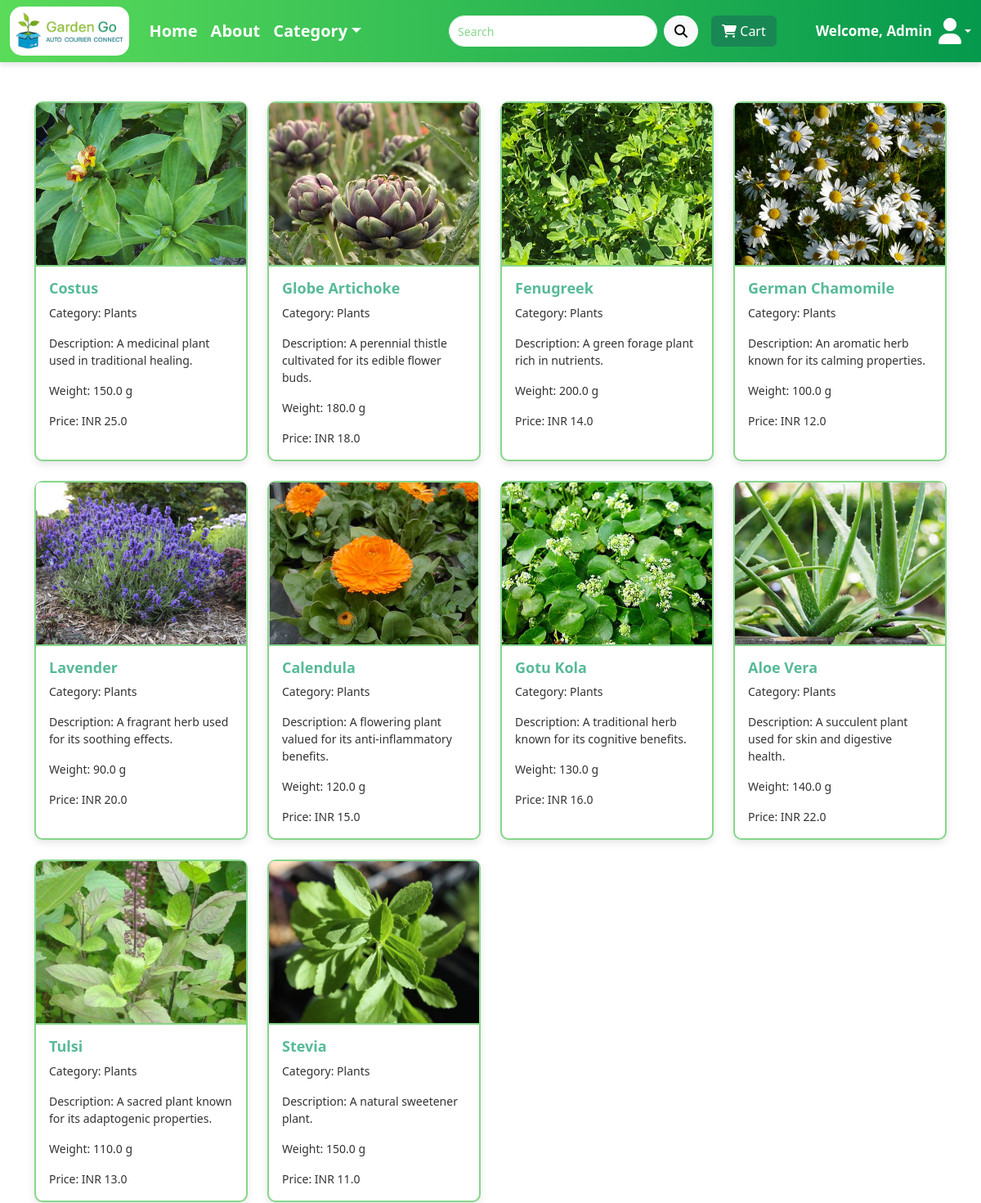
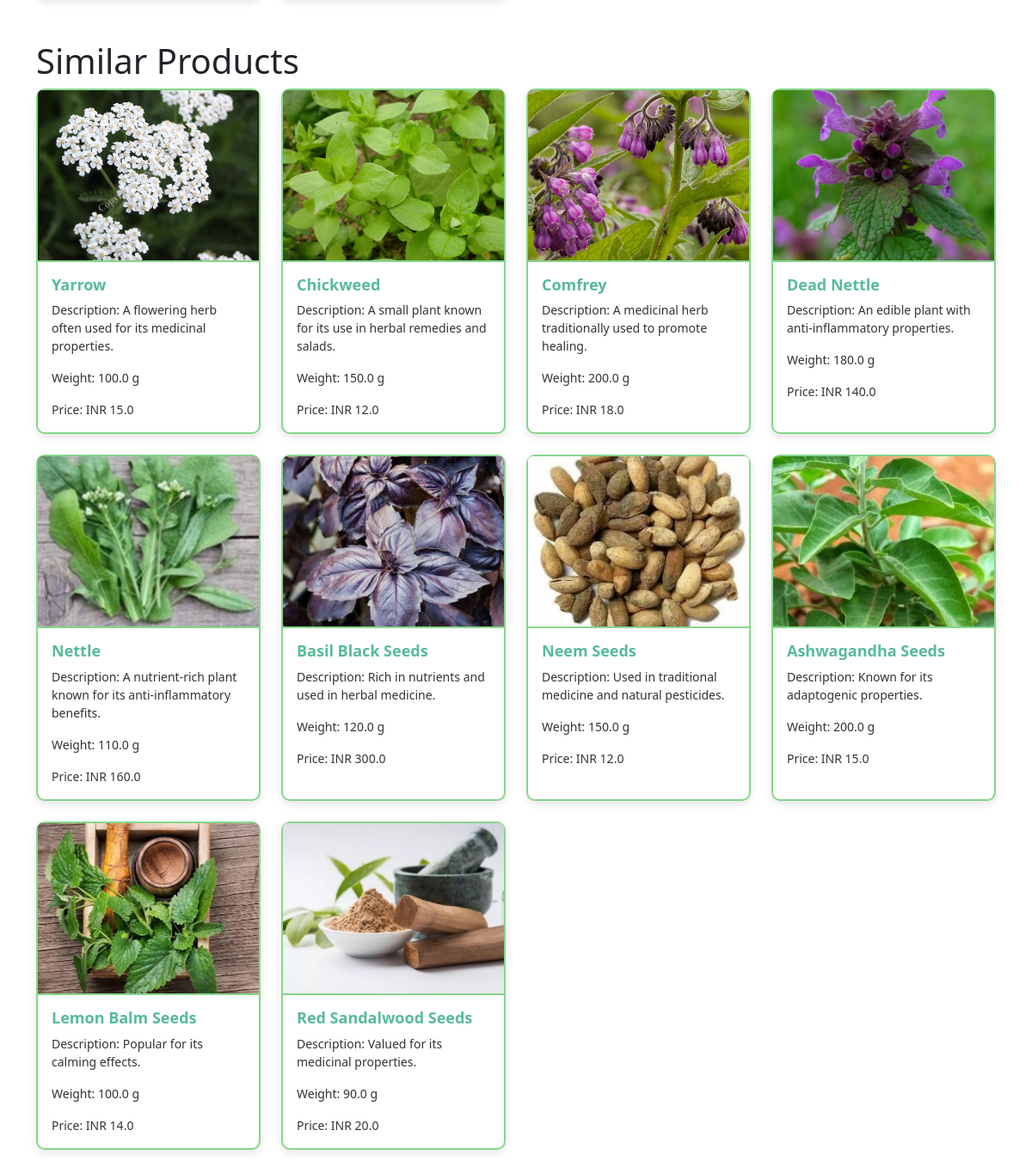
/products/category/Plants, run on the app's committed database (2 pictures, top to bottom).
### model.py (models this page shows)
class Product(db.Model):
    __tablename__ = 'product'
    product_id = db.Column(db.Integer, primary_key=True)
    name = db.Column(db.String(100))
    description = db.Column(db.String(255))
    category_id = db.Column(db.Integer, db.ForeignKey('category.category_id'))
    category_name = db.Column(db.String(100))
    cost_price = db.Column(db.Float)
    selling_price = db.Column(db.Float)
    weight = db.Column(db.Float)
    stock_quantity = db.Column(db.Integer)
    is_deleted = db.Column(db.Boolean, default=False)
    image_url = db.Column(db.String(255))
    added_date = db.Column(db.DateTime, default=datetime.utcnow)
    updated_date = db.Column(db.DateTime, default=datetime.utcnow)

### customer/customert2.py (the view)
@customert2.route("/category/<category>")
def filter_category(category):
    selected_category_products = Product.query.filter_by(category_name=category).all()
    other_category_products = Product.query.filter(Product.category_name != category).all()
    return render_template(
        "category.html",
        products=selected_category_products,
        other_products=other_category_products
    )

### utils.py (called while the page is built)
def track_activity(app):
    @app.before_request
    def check_session_timeout():
        if "user_id" in session:
            now = datetime.now()
            last_activity = session.get("last_activity")
            if last_activity:
                last_activity_time = datetime.strptime(last_activity, "%Y-%m-%d %H:%M:%S")
                if (now - last_activity_time) > timedelta(minutes=15):
                    session.clear()
                    flash('session expired login again', 'alert')
                    if request.is_json:  # Check if the request is an AJAX request
                        return jsonify({"message": "Session expired", "redirect": url_for("logint1.login")}), 401
                    return redirect(url_for("logint1.login"))
            session["last_activity"] = now.strftime("%Y-%m-%d %H:%M:%S")

def cache_control(app):
    @app.after_request
    def add_header(response):
        response.headers["Cache-Control"] = "no-cache, no-store, must-revalidate"
        response.headers["Pragma"] = "no-cache"
        response.headers["Expires"] = "0"
        return response

### customer/templates/category.html (shortened to what this page needs)
{% extends 'navbar.html' %}
{% block home %}
<li class="nav-item">
    <a class="nav-link" style="font-size: 20px;" href="{{ url_for('customert2.product_list') }}">Home</a>
</li>
{% endblock %}
{% block category %}
                <li class="nav-item dropdown">
                    <a class="nav-link dropdown-toggle" href="#" role="button" data-bs-toggle="dropdown" style="font-size: 20px;" aria-expanded="false">Category</a>
                </li>{% endblock %}
                {%  block sign %}
                <a href="{{ url_for('customert2.view_cart') }}" class="btn btn-success me-4">
                    <i class="fa fa-shopping-cart"></i> Cart
                </a>
                {% endblock %}
          {% block part %}
<span class="me-2" style="color: white;font-size: 17px; font-weight: 700;">
    Welcome, {{ user.name if user else admin.name if admin else 'Admin' }}
</span>
<div class="dropdown" >
    <a href="#" style="color: white;" class="d-flex align-items-center text-decoration-none dropdown-toggle" id="profileDropdown" data-bs-toggle="dropdown" aria-expanded="false">
        <i class="fa fa-user fa-2x" ></i>
    </a>
</div>
{% endblock %}
{% block body %}
    <div class="container my-5">
        <div class="row row-cols-1 row-cols-md-4 g-4">
            {% for product in products %}
                <div class="col">
                    <a href="{{ url_for('customert2.product_detail', id=product.product_id) }}" class="text-decoration-none text-dark">
                        <div class="card h-100">
                            <img src="{{ url_for('static', filename=product.image_url) }}" class="card-img-top" alt="{{ product.name }}">
                            <div class="card-body">
                                <h5 class="card-title">{{ product.name }}</h5>
                                <p class="card-text">Category: {{ product.category_name }}</p>
                                <p class="card-text">Description: {{ product.description }}</p>
                                <p class="card-text">Weight: {{ product.weight }} g</p>
                                <p class="card-text">Price: INR {{ product.selling_price }}</p>
                            </div>
                        </div>
                    </a>
                </div>
            {% else %}
                <p class="text-center">No products found.</p>
            {% endfor %}
        </div>
    </div>
    <div class="container my-5">
        <h1>Similar Products</h1>
        <div class="row row-cols-1 row-cols-md-4 g-4">
        {% for other_product in other_products %}
            <div class="col">
                <a href="{{ url_for('customert2.product_detail', id=other_product.product_id) }}" class="text-decoration-none text-dark">
                    <div class="card h-100">
                        <img src="{{ url_for('static', filename=other_product.image_url) }}" class="card-img-top" alt="{{ other_product.name }}">
                        <div class="card-body">
                            <h5 class="card-title">{{ other_product.name }}</h5>
                            <p class="card-text">Description: {{ other_product.description }}</p>
                            <p class="card-text">Weight: {{ other_product.weight }} g</p>
                            <p class="card-text">Price: INR {{ other_product.selling_price }}</p>
                        </div>
                    </div>
                </a>
            </div>
        {% endfor %}
    </div>
</div>
    {% endblock %}

### user/templates/navbar.html (shortened to what this page needs)
<!DOCTYPE html>
<html lang="en">
<head>
    <link rel="stylesheet" href="https://cdnjs.cloudflare.com/ajax/libs/font-awesome/6.7.1/css/all.min.css">
    <link rel="stylesheet" href="https://cdnjs.cloudflare.com/ajax/libs/bootstrap/5.3.0/css/bootstrap.min.css">
</head>
<body>
<nav class="navbar navbar-expand-lg navbar-custom py-2">
    <div class="container-fluid">
        <a class="navbar-brand" href="#">
            <img src="{{url_for('static', filename='images/logo.png')}}" alt="Logo">
        </a>
        <div class="collapse navbar-collapse" id="navbarSupportedContent">
            <ul class="navbar-nav me-auto mb-2 mb-lg-0">
                {% block home %}{% endblock %}
                <li class="nav-item">
                    <a class="nav-link" style="font-size: 20px;" href="{{ url_for('logint1.about') }}">About</a>
                </li>{% block category %}{% endblock %}
            </ul>
            {% block search %}
            <form class="d-flex me-3" action="{{ url_for('customert2.product_list') }}" method="get">
                <input class="form-control search-bar me-2" type="search" name="query" placeholder="Search">
                <button class="btn btn-light search-btn" type="submit"><i class="fas fa-search"></i></button>
            </form>
            {% endblock %}
            {%  block sign %}
            {% endblock %}
            {% block part %}{% endblock %}
        </div>
    </div>
</nav>
{% block body %}{% endblock %}
</body>
</html>

### data on the page
Product: image_url+name (picture), name "Costus", category_name "Plants", description "A medicinal plant used in traditional healing.", weight "150.0", selling_price "25.0"
Product: image_url (picture), name "Globe Artichoke", category_name "Plants", description "A perennial thistle cultivated for its edible flower buds.", weight "180.0", selling_price "18.0"
Product: image_url (picture), name "Fenugreek", category_name "Plants", description "A green forage plant rich in nutrients.", weight "200.0", selling_price "14.0"
Product: image_url (picture), name "German Chamomile", category_name "Plants", description "An aromatic herb known for its calming properties.", weight "100.0", selling_price "12.0"
Product: image_url+name (picture), name "Lavender", category_name "Plants", description "A fragrant herb used for its soothing effects.", weight "90.0", selling_price "20.0"
Product: image_url+name (picture), name "Calendula", category_name "Plants", description "A flowering plant valued for its anti-inflammatory benefits.", weight "120.0", selling_price "15.0"
Product: image_url (picture), name "Gotu Kola", category_name "Plants", description "A traditional herb known for its cognitive benefits.", weight "130.0", selling_price "16.0"
Product: image_url (picture), name "Aloe Vera", category_name "Plants", description "A succulent plant used for skin and digestive health.", weight "140.0", selling_price "22.0"
Product: image_url+name (picture), name "Tulsi", category_name "Plants", description "A sacred plant known for its adaptogenic properties.", weight "110.0", selling_price "13.0"
Product: image_url+name (picture), name "Stevia", category_name "Plants", description "A natural sweetener plant.", weight "150.0", selling_price "11.0"
Product: image_url (picture), name "Yarrow", description "A flowering herb often used for its medicinal properties.", weight "100.0", selling_price "15.0"
Product: image_url (picture), name "Chickweed", description "A small plant known for its use in herbal remedies and salads.", weight "150.0", selling_price "12.0"
Product: image_url (picture), name "Comfrey", description "A medicinal herb traditionally used to promote healing.", weight "200.0", selling_price "18.0"
Product: image_url (picture), name "Dead Nettle", description "An edible plant with anti-inflammatory properties.", weight "180.0", selling_price "140.0"
Product: image_url (picture), name "Nettle", description "A nutrient-rich plant known for its anti-inflammatory benefits.", weight "110.0", selling_price "160.0"
Product: image_url (picture), name "Basil Black Seeds", description "Rich in nutrients and used in herbal medicine.", weight "120.0", selling_price "300.0"
Product: image_url (picture), name "Neem Seeds", description "Used in traditional medicine and natural pesticides.", weight "150.0", selling_price "12.0"
Product: image_url (picture), name "Ashwagandha Seeds", description "Known for its adaptogenic properties.", weight "200.0", selling_price "15.0"
Product: image_url (picture), name "Lemon Balm Seeds", description "Popular for its calming effects.", weight "100.0", selling_price "14.0"
Product: image_url (picture), name "Red Sandalwood Seeds", description "Valued for its medicinal properties.", weight "90.0", selling_price "20.0"

### other printed values
{{ user.name if user else admin.name if admin else 'Admin' }} "Admin"
